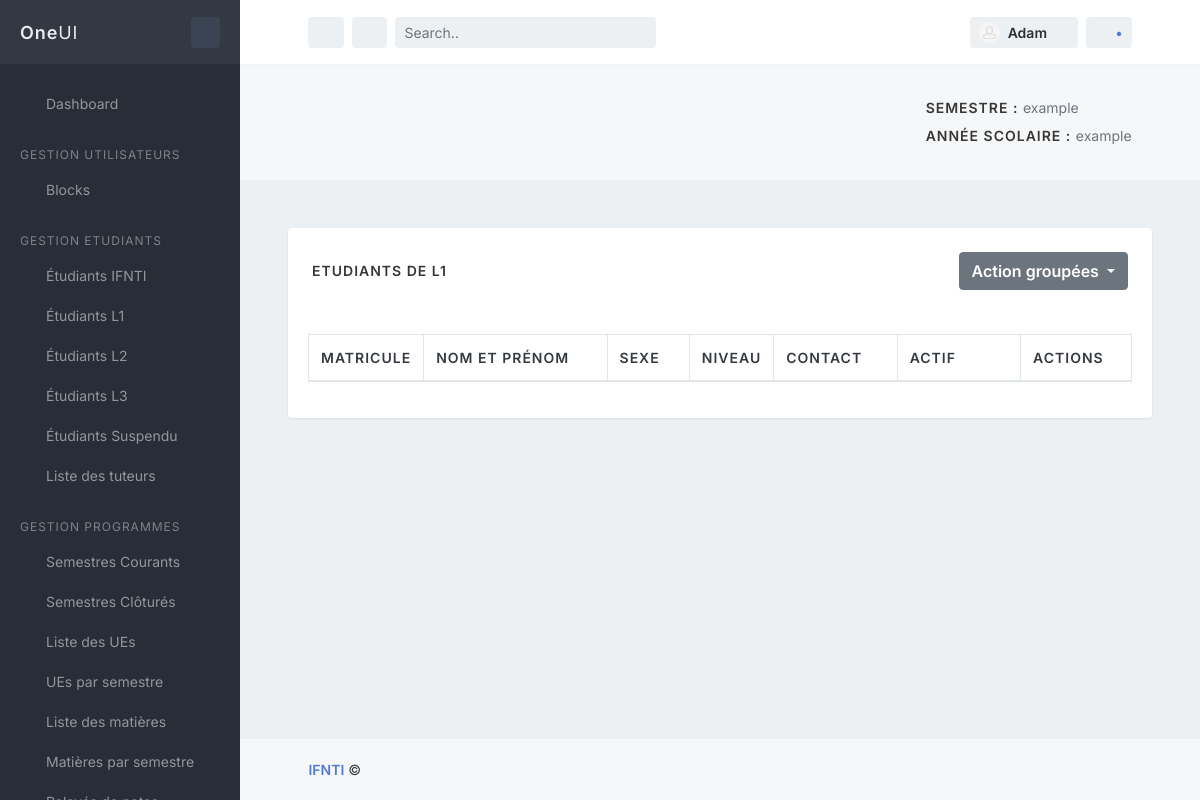
Before: /main/etudiants-l1 with the older database file.
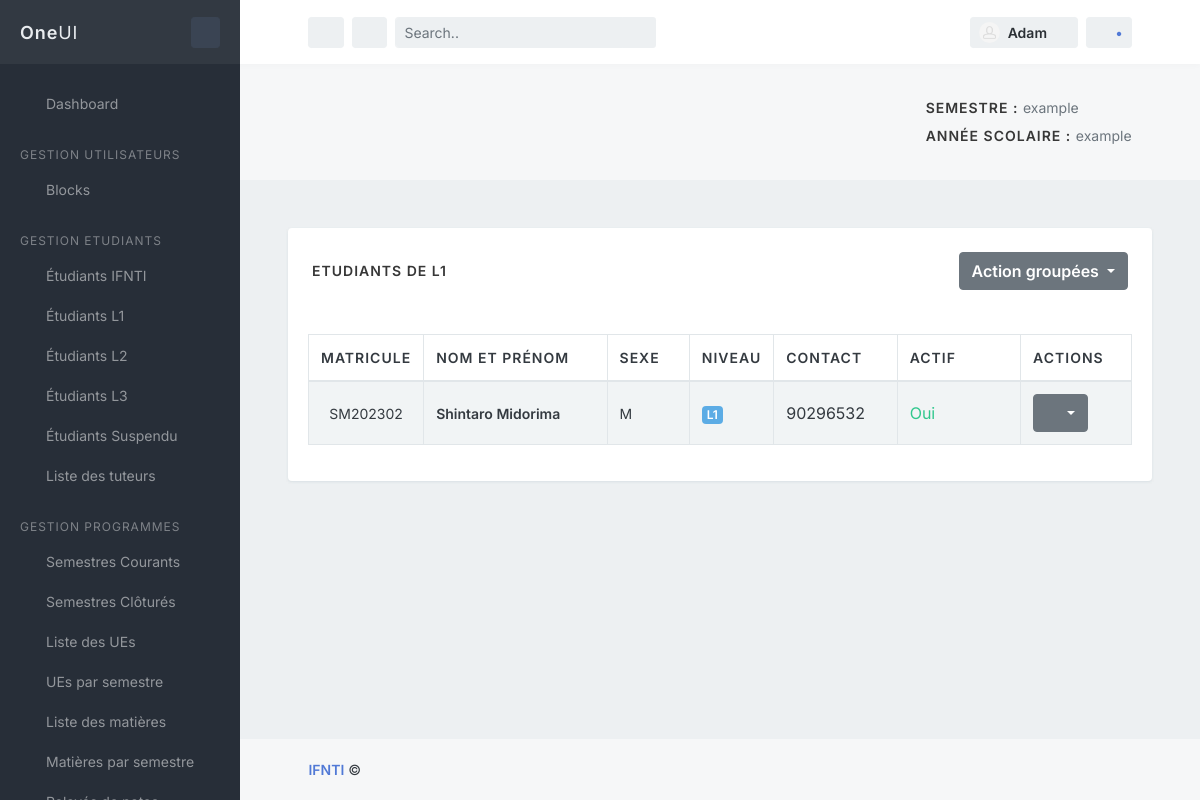
After: the same page with the newer database file.
### main/models.py (models this page shows, shortened)
class Utilisateur(models.Model):
    SEXE_CHOISE = [
        ('F','Feminin'),
        ('M','Masculin')
    ]
    nom=models.CharField(max_length=50)
    prenom = models.CharField(max_length=50, verbose_name="Prénom")
    sexe = models.CharField(max_length=1, choices=SEXE_CHOISE)
    datenaissance = models.DateField(blank=True,verbose_name="date de naissance",null=True, validators=[MaxValueValidator(limit_value=date(2006, 1,1), message="L'année de naissance doit être inférieure à 2006")])
    lieunaissance = models.CharField(blank=True,max_length=20, verbose_name="lieu de naissance")
    contact = models.CharField(max_length=25)
    email=models.CharField(max_length=50, null=True)
    adresse=models.CharField(max_length=50)
    prefecture=models.CharField(max_length=50, null=True, verbose_name="Préfecture", default='tchaoudjo',blank=True)
    is_active = models.BooleanField(default=True, verbose_name="Actif")
    carte_identity = models.CharField(max_length=50, null=True,  verbose_name="Carte d'identité")
    nationalite = models.CharField(max_length=30, default='Togolaise', verbose_name='Nationalté',blank=True)
    user = models.OneToOneField(settings.AUTH_USER_MODEL, on_delete=models.CASCADE)
    class Meta:
        abstract = True

class Etudiant(Utilisateur):
    id = models.CharField(primary_key=True, blank=True, max_length=12)
    CHOIX_SERIE = [('A', 'A'), ('C', 'C'), ('D', 'D'), ('E', 'E'), ('F1', 'F1'), ('F2', 'F2'), ('F3', 'F3'),
                   ('F4', 'F4'), ('G2', 'G2')]
    seriebac1 = models.CharField(blank=True,max_length=2, choices=CHOIX_SERIE, verbose_name="Série bac 1", null=True)
    seriebac2 = models.CharField(blank=True,max_length=2, choices=CHOIX_SERIE, verbose_name="Série bac 2", null=True)
    anneeentree = models.IntegerField(default=datetime.date.today().year, blank=True, verbose_name="année entrée", null=False)
    anneebac1 = models.IntegerField(blank=True,verbose_name="Année d’obtention du BAC 1", null=True)
    anneebac2 = models.IntegerField(blank=True,verbose_name="Année d’obtention du BAC 2", null=True, default=datetime.date.today().year)
    etablissementSeconde = models.CharField(max_length=300, verbose_name="Nom d'établissement seconde", null=True, blank=True)
    francaisSeconde = models.DecimalField(max_digits=4, decimal_places=2, verbose_name="Note de français Seconde", default="0")
    anglaisSeconde = models.DecimalField(max_digits=4, decimal_places=2, verbose_name="Note d'anglais Seconde", default="0")
    mathematiqueSeconde = models.DecimalField(max_digits=4, decimal_places=2, verbose_name="Note de mathématique Seconde", default="0")
    etablissementPremiere = models.CharField(max_length=300, verbose_name="Nom d'établissement Première", null=True, blank=True)
    francaisPremiere = models.DecimalField(max_digits=4, decimal_places=2, verbose_name="Note de français Première", default="0")
    anglaisPremiere = models.DecimalField(max_digits=4, decimal_places=2, verbose_name="Note d'anglais Première", default="0")
    mathematiquePremiere = models.DecimalField(max_digits=4, decimal_places=2, verbose_name="Note de mathématique Première", default="0")
    etablissementTerminale = models.CharField(max_length=300, verbose_name="Nom d'établissement Terminale", null=True, blank=True)
    francaisTerminale = models.DecimalField(max_digits=4, decimal_places=2, verbose_name="Note de français Terminale", default="0")
    anglaisTerminale = models.DecimalField(max_digits=4, decimal_places=2, verbose_name="Note d'anglais Terminale", default="0")
    mathematiqueTerminale = models.DecimalField(max_digits=4, decimal_places=2, verbose_name="Note de mathématique Terminale", default="0")
    semestre = models.ManyToManyField('Semestre')
    passer_semestre_suivant =models.BooleanField(default=False, verbose_name="Passer au semestre suivant")
    class Meta:
        verbose_name = "Etudiant"
        verbose_name_plural = "Etudiants"
        unique_together = [["nom", "prenom", "datenaissance", "email"]]
    """ Cléf de l'étudiant"""

### main/views.py (the view)
# urls.py: path('etudiants-l1', views.etudiants_l1, name='etudiants_l1'),
def etudiants_l1(request):
    semestres = Semestre.objects.filter(libelle="S1") | Semestre.objects.filter(libelle="S2")
    etudiants = {'etudiants': [], 'niveau': 'L1', 's1' : semestres[0], 's2' : semestres[1]}
    temp=[]
    for semestre in semestres:
        for etudiant in semestre.etudiant_set.all():
            temp.append(etudiant)
    etudiants['etudiants'] = temp
    return render(request, 'etudiants/list.html', etudiants)

### main/templates/etudiants/list.html (shortened to what this page needs)
{% extends 'index.html' %}
{% block content %}
<div class="block block-rounded m-5">
    <div class="block-header p-4">
        <h3 class="block-title">Etudiants de {{niveau}}</h3>
        <button type="button" class="btn btn-secondary dropdown-toggle float-right" id="dropdown-default-secondary" data-toggle="dropdown" aria-haspopup="true" aria-expanded="false">
            Action groupées
        </button>
    </div>
    <div class="block-content block-content-full">
        <table class="table table-bordered table-striped table-vcenter js-dataTable-full-pagination">
            <thead>
                <tr>
                    <th class="text-center" style="width: 80px;">Matricule</th>
                    <th>Nom et Prénom</th>
                    <th class="d-none d-sm-table-cell" style="width: 10%;">Sexe</th>
                    <th style="width: 10%;">Niveau</th>
                    <th class="d-none d-sm-table-cell" style="width: 15%;">Contact</th>
                    <th style="width: 15%;">Actif</th>
                    <th>Actions</th>
                </tr>
            </thead>
            <tbody>
                {% for etudiant in etudiants %}
                <tr>
                    <td class="text-center font-size-sm">{{etudiant.id}}</td>
                    <td class="font-w600 font-size-sm">{{etudiant.nom}} {{etudiant.prenom}}</td>
                    <td class="d-none d-sm-table-cell font-size-sm">
                        {{etudiant.sexe}}
                    </td>
                    <td class="d-none d-sm-table-cell">
                        <span class="badge badge-info">{{niveau}}</span>
                    </td>
                    <td>
                        {{etudiant.contact}}
                    </td>
                    {% if etudiant.is_active %}
                    <td class="text-success">
                        Oui
                    </td>
                    {% endif %}
                    <td>
                        <button type="button" class="btn btn-secondary dropdown-toggle" id="dropdown-default-secondary" data-toggle="dropdown" aria-haspopup="true" aria-expanded="false">
                            <i class="fa fa-bars" aria-hidden="true"></i>
                        </button>
                    </td>
                </tr>
                {% endfor %}
            </tbody>
        </table>
    </div>
</div>
{% endblock %}

Changed rows visible on the page:
added Etudiant: id "SM202302", nom "Shintaro", prenom "Midorima", sexe "M", niveau "L1", contact "90296532", is_active "Oui"
